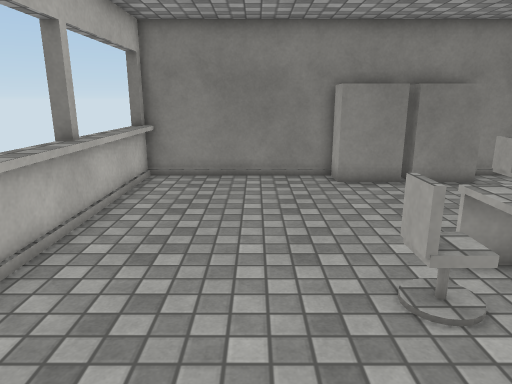
View 1 (above)

16 first-person views from a walk through a 3-D level made in the Unity game engine. The camera is 1.5 m above the floor, tilts 14° down and sees 70° across. The floor is counted in squares, 0.5 m on a side. Each view is taken from the middle of a square. On the plan, view 1 faces up. The plan holds only what a view shows up to about 20 squares ahead; the rest is blank. Door leaves are left out, so doorways stand open. Surface patterns are stand-ins for the level's own textures.

View 2
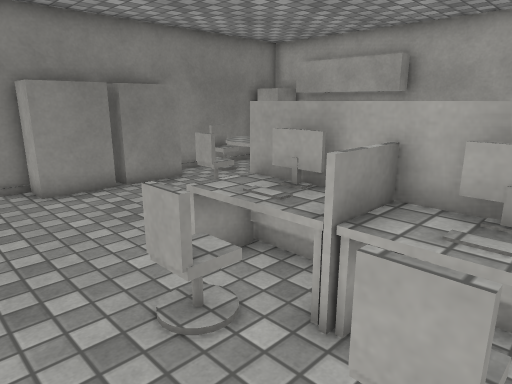

View 3
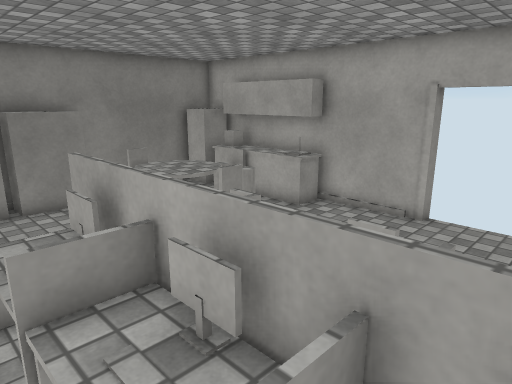

View 4
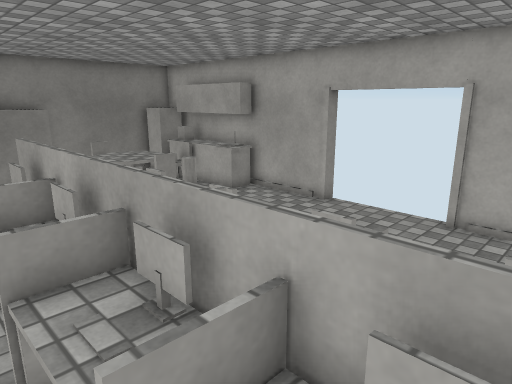

View 5
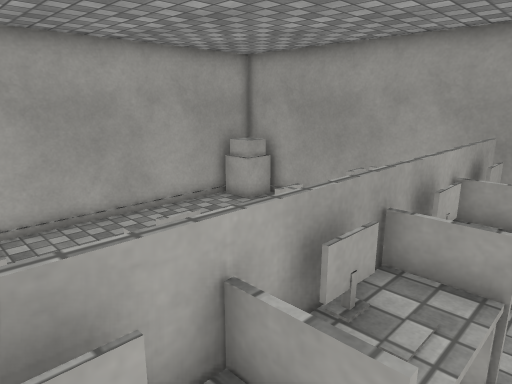

View 6
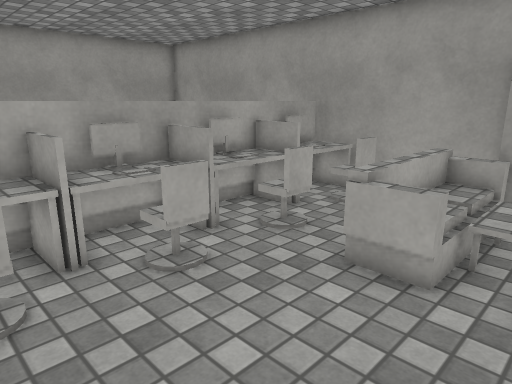

View 7
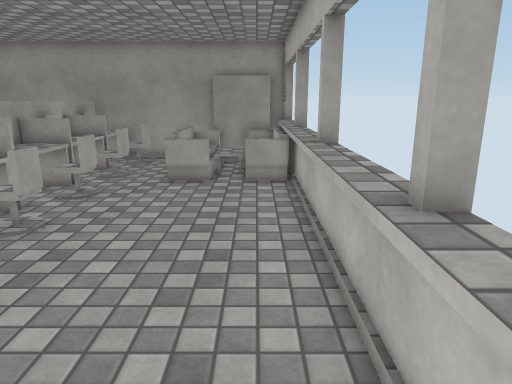

View 8
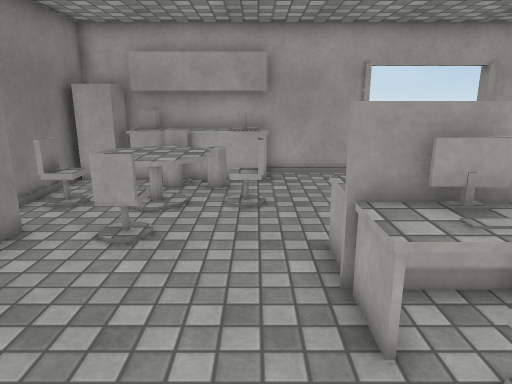

View 9
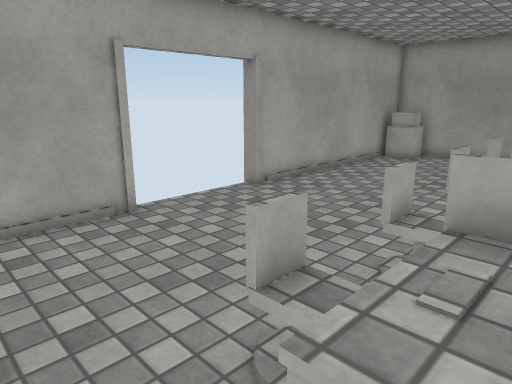

View 10
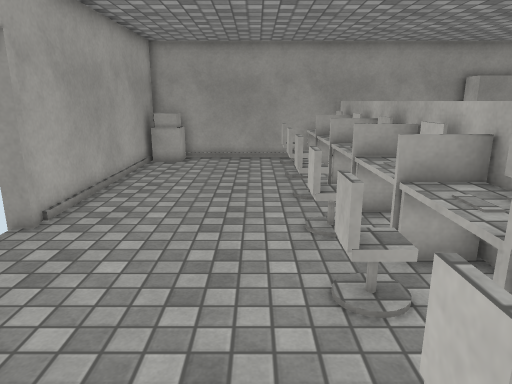

View 11
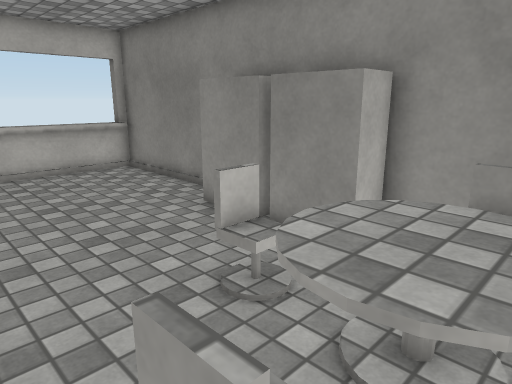

View 12
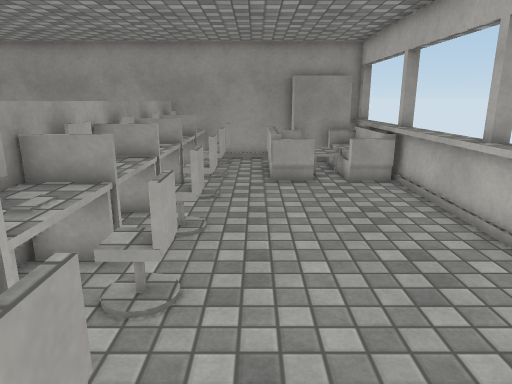

View 13
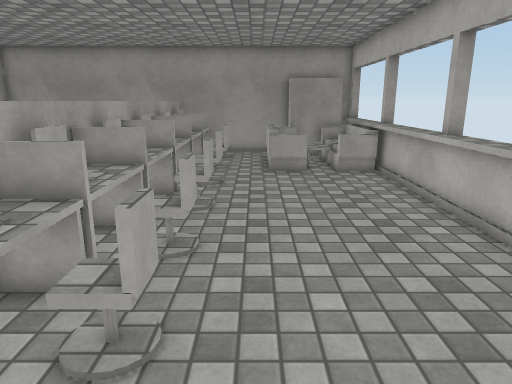

View 14
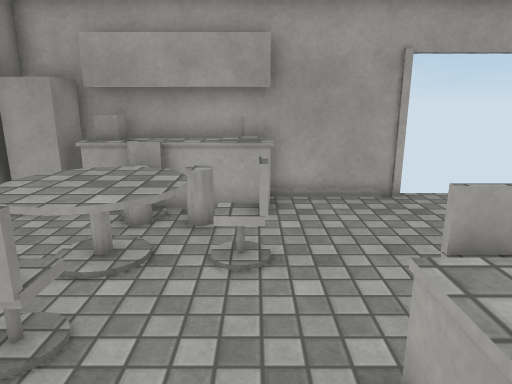

View 15
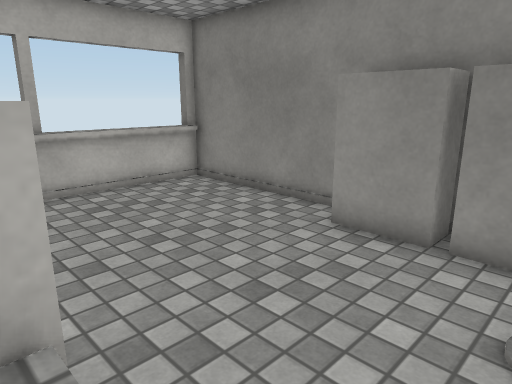

View 16
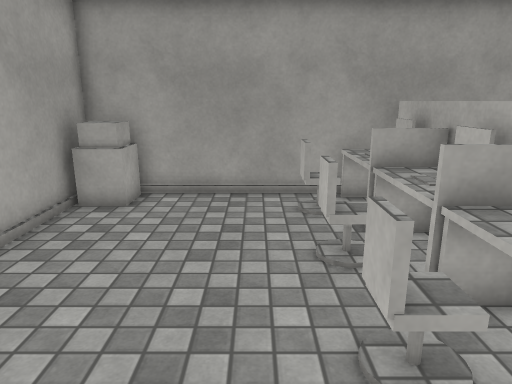

### Floor plan
Key: @ floor where view 1 was taken; # wall or solid block; . floor; / step, stairs or slope; D open door; = window, fence, low wall or low ledge; ^ raised ledge; O other object.
Columns run from 5 left of view 1 to 16 right of it. Each row starts with its distance up from view 1.
 15 #####################
 14 ^^......OOOOOO.= ^^O #
 13 ^^.............OO^^OO#
 12 ^^............OOOO^OO#
 11 ^^...........OOOOOOOO#
 10 ^^............OOOO=OO#
  9 ^^.............OO.OOO#
  8 ^^..............O..OO#
  7 ^^........##........O#
  6 ^^.......^^^^....... #
  5 ^^.....=O^^^^==......#
  4 ^^.......^^^^........#
  3 ^^.......^^^^........D
  2 ^^......O^^^^O=.....DD
  1 ^^.....=.^^^^.=.....DD
  0 ^^...@...^^^^.......DD
 -1 ^^.....//^^^^O=......D
 -2 ^^.....//^^^^.=......#
 -3 ^^.......^^^^........#
 -4 ^^.....//^^^^.=......#
 -5 ^^.....//^^^^O=......#
 -6 ^^.......^^^^........#
 -7 ^#O=OO.=.^^^^.=......#
 -8 ^O===O..O^^^^O=......#
 -9 ^O=O=O...^^^^........#
-10 ^O=O=O.  ^^^^....... #
-11 ^OO^OO.=O^^^^==....OO#
-12 ^^###..# ^^^^##....OO#
-13 ##  ##################

Where each view was taken, in squares from view 1:
view 1: 0 up, 0 right, facing up
view 2: 1 up, 0 right, facing up-right
view 3: 1 down, 3 right, facing up-right
view 4: 5 down, 3 right, facing up-right
view 5: 1 down, 3 right, facing down-right
view 6: 1 down, 3 left, facing down-right
view 7: 7 up, 3 left, facing down
view 8: 8 up, 0 right, facing right
view 9: 8 up, 6 right, facing down-right
view 10: 7 up, 10 right, facing down
view 11: 7 up, 12 right, facing up-left
view 12: 7 up, 1 right, facing down
view 13: 9 up, 1 right, facing down
view 14: 8 up, 4 right, facing right
view 15: 6 up, 8 right, facing up-left
view 16: 1 down, 10 right, facing down
